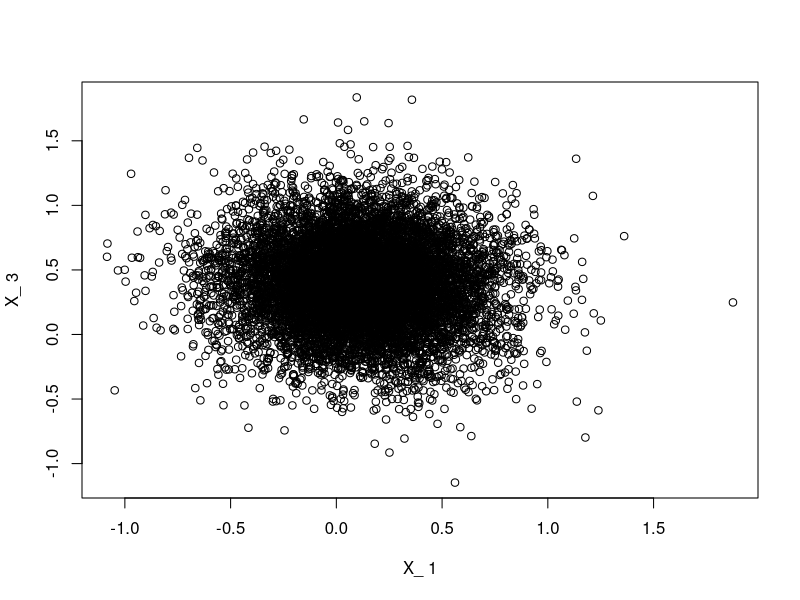
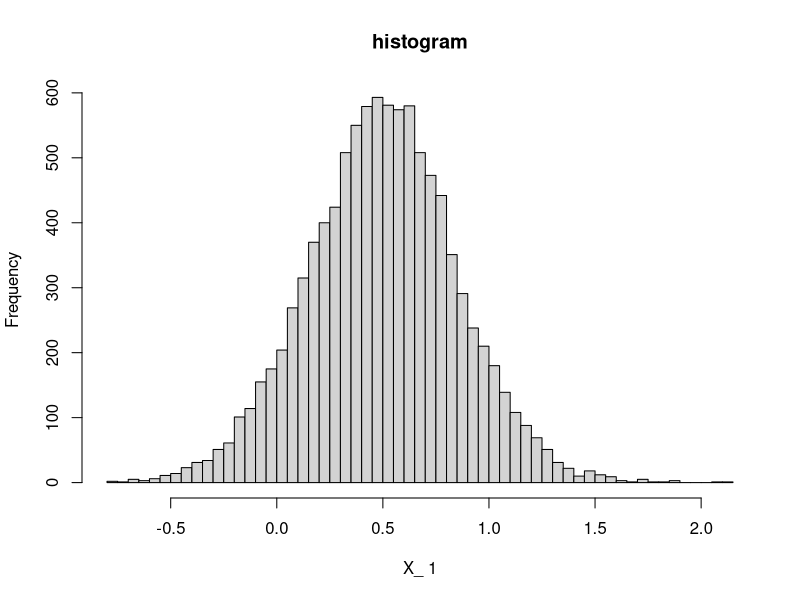

The R script that drew these images, in order:
library(mvtnorm);
#'This script decomposes the N-variate normal distribution into its radial and uniform components
#' then it uses the uniform component to generate an elliptical distribution with location parameter 
#' Mu and dispersion parameter Sigma, as described in A. Meucci, "Risk and Asset Allocation",
#' Springer, 2005,  Chapter 2.
#'
#' @references
#' \url{http://}
#' See Meucci's script for "S_EllipticalNDim.m"
#'
#' @author Xavier Valls \email{flamejat@@gmail.com}
#' @export

##################################################################################################################
### Parameters

N = 30;
nSim = 10000;
nu = 0.1;
t2 = 0.04;

##################################################################################################################
### Random matrix and elliptical draws
Mu = runif( N );
A  = matrix( runif( N * N ), c( N, N )) - 0.5;
Sigma = A %*% t( A );

Y = rmvnorm( nSim, matrix( 0, N, 1 ), diag( 1, N ));

# radial distribution (normal case ~ square root of chi-square with N degrees of freedom)
R = matrix( sqrt( apply( Y * Y, 1, sum )));


# uniform distribution on unit sphere
U = Y / ( R %*% matrix( 1, 1, N )); 

tau = sqrt( t2 );
R_New = rlnorm( nSim, nu, tau );

# N-variate elliptical distribution 
X = matrix( 1, nSim, 1 ) %*% t( Mu ) + ( R_New %*% matrix( 1, 1, N )) * ( U %*% t( A )); 

##################################################################################################################
### Plots 
# visualize projection on m-n coordinates

m = 1;
n = 3;
xlabel = paste( "X_" , m );
ylabel = paste( "X_", n );
dev.new();
plot( X[ , m ], X[ , n ], xlab = xlabel, ylab = ylabel);

# visualize n-th marginal
n = 4;
xlabel = paste( "X_", m );
NumBins = round(10 * log(nSim));
dev.new();
hist( X[ , n ], NumBins, xlab = xlabel, main= "histogram");
